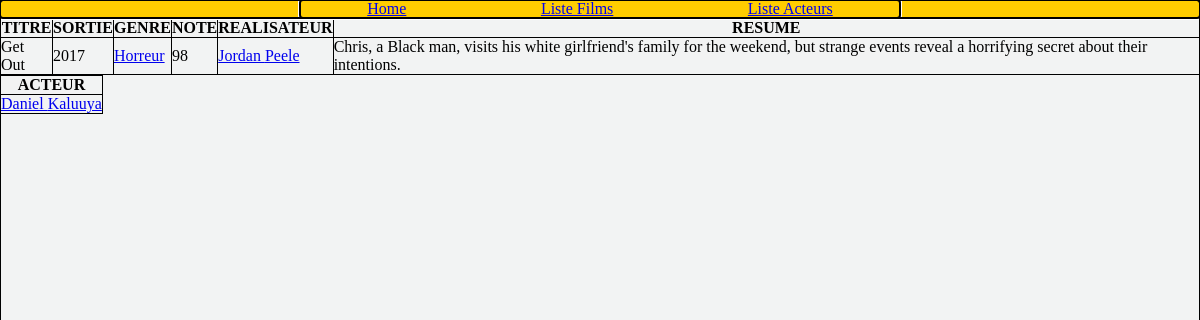
The page /index.php?action=detailFilm&id=12 on the database its author committed.
### tables this page shows
CREATE TABLE IF NOT EXISTS `film` (
  `id_film` int NOT NULL AUTO_INCREMENT,
  `titre_film` varchar(50) NOT NULL DEFAULT '0',
  `sortie_film` date DEFAULT NULL,
  `duree_film` int NOT NULL DEFAULT '0',
  `resume_film` text,
  `note_film` int NOT NULL DEFAULT '0',
  `url_affiche_film` varchar(255) NOT NULL DEFAULT '0',
  `id_realisateur` int DEFAULT NULL,
  PRIMARY KEY (`id_film`),
  KEY `id_realisateur` (`id_realisateur`),
  CONSTRAINT `FK_film_realisateur` FOREIGN KEY (`id_realisateur`) REFERENCES `realisateur` (`id_realisateur`)
);

CREATE TABLE IF NOT EXISTS `genre` (
  `id_genre` int NOT NULL AUTO_INCREMENT,
  `libelle_genre` varchar(50) NOT NULL DEFAULT '0',
  PRIMARY KEY (`id_genre`)
);

CREATE TABLE IF NOT EXISTS `personne` (
  `id_personne` int NOT NULL AUTO_INCREMENT,
  `prenom_personne` varchar(50) NOT NULL DEFAULT '0',
  `nom_personne` varchar(50) DEFAULT '0',
  `sexe_personne` varchar(50) NOT NULL DEFAULT '0',
  `date_naissance_personne` date DEFAULT NULL,
  `url_affiche_personne` varchar(255) DEFAULT NULL,
  `bio_personne` text,
  PRIMARY KEY (`id_personne`)
);

CREATE TABLE IF NOT EXISTS `acteur` (
  `id_acteur` int NOT NULL AUTO_INCREMENT,
  `id_personne` int NOT NULL DEFAULT '0',
  PRIMARY KEY (`id_acteur`),
  KEY `FK__personne` (`id_personne`),
  CONSTRAINT `FK__personne` FOREIGN KEY (`id_personne`) REFERENCES `personne` (`id_personne`)
);

### controller/CinemaController.php (called while the page is built, shortened)
<?php
class CinemaController
{
    public function detailFilm($id)
    {
        $pdo = Connect::seConnecter();
        $requeteDetailFilm = $pdo->query(
            "SELECT g.id_genre, r.id_realisateur, f.titre_film, YEAR(f.sortie_film) AS sortie_film, f.note_film, g.libelle_genre, p.prenom_personne, p.nom_personne, f.resume_film
        FROM film f
        INNER JOIN realisateur r ON f.id_realisateur = r.id_realisateur
        INNER JOIN personne p ON r.id_personne = p.id_personne
        INNER JOIN appartenir a ON f.id_film = a.id_film
        INNER JOIN genre g ON a.id_genre = g.id_genre
        WHERE f.id_film = $id
        GROUP BY f.id_film, p.id_personne, g.id_genre;"
        );
        $casting = $pdo->query(
            "SELECT ac.id_acteur, p.prenom_personne, p.nom_personne
            FROM personne p
            INNER JOIN acteur ac ON p.id_personne = ac.id_personne
            INNER JOIN jouer j ON ac.id_acteur = j.id_acteur
            INNER JOIN film f ON j.id_film = f.id_film
            WHERE f.id_film = $id
            GROUP BY p.id_personne, ac.id_acteur, f.id_film
            ORDER BY p.nom_personne ASC;"
        );
        require "view/detailFilm.php";
    }
}

### view/detailFilm.php (the view, shortened to what this page needs)
<?php $film = $requeteDetailFilm->fetch(); ?>
<table class="uk-table uk-table-striped" style="border: 1px solid black; border-collapse: collapse;">
    <thead>
        <tr>
            <th style="border: 1px solid black;">TITRE</th>
            <th style="border: 1px solid black;">SORTIE</th>
            <th style="border: 1px solid black;">GENRE</th>
            <th style="border: 1px solid black;">NOTE</th>
            <th style="border: 1px solid black;">REALISATEUR</th>
            <th style="border: 1px solid black;">RESUME</th>
        </tr>
    </thead>
    <tbody>
        <tr>
            <td style="border: 1px solid black;"><?= $film["titre_film"] ?></td>
            <td style="border: 1px solid black;"><?= $film["sortie_film"] ?></td>
            <td style="border: 1px solid black;"><a href="index.php?action=listFilmsGenre&id=<?= $film["id_genre"] ?>"><?= $film["libelle_genre"] ?></a></td>
            <td style="border: 1px solid black;"><?= $film["note_film"] ?></td>
            <td style="border: 1px solid black;"><a href="index.php?action=detailReal&id=<?= $film["id_realisateur"] ?>"><?= $film["prenom_personne"] ?> <?= $film["nom_personne"] ?></a></td>
            <td style="border: 1px solid black;"><?= $film["resume_film"] ?></td>
        </tr>
    </tbody>
</table>
<?php $acteurs = $casting->fetchAll() ?>
<table class="uk-table uk-table-striped" style="border: 1px solid black; border-collapse: collapse;">
    <thead>
        <tr>
            <th style="border: 1px solid black;">ACTEUR</th>
        </tr>
    </thead>
    <tbody>
        <?php foreach ($acteurs as $acteur) {  ?>
            <tr>
                <td style="border: 1px solid black;"><a href="index.php?action=detailActeur&id=<?= $acteur["id_acteur"] ?>"><?= $acteur["prenom_personne"] ?> <?= $acteur["nom_personne"] ?></a></td>
            </tr>
        <?php } ?>
    </tbody>
</table>
<?php
require "view/template.php";

### public/css/style.css (style rules this page uses)
* { margin: 0; padding: 0; box-sizing: border-box; }
:root { --main-header-background-color: #ffcd00; --main-body-background-color: #f2f3f3; --affiche-font-color: #fafafa; --main-font-family: Arial, Helvetica, sans-serif; }

### rows shown on the page
film: titre_film "Get Out", genre.libelle_genre "Horreur", note_film "98", personne.prenom_personne "Jordan", personne.nom_personne "Peele", resume_film "Chris, a Black man, visits his white girlfriend's family for the weekend, but strange events reveal a horrifying secret about their intentions."
acteur: id_personne.prenom_personne "Daniel", id_personne.nom_personne "Kaluuya"

### other values the page prints
$film["sortie_film"] "2017"
